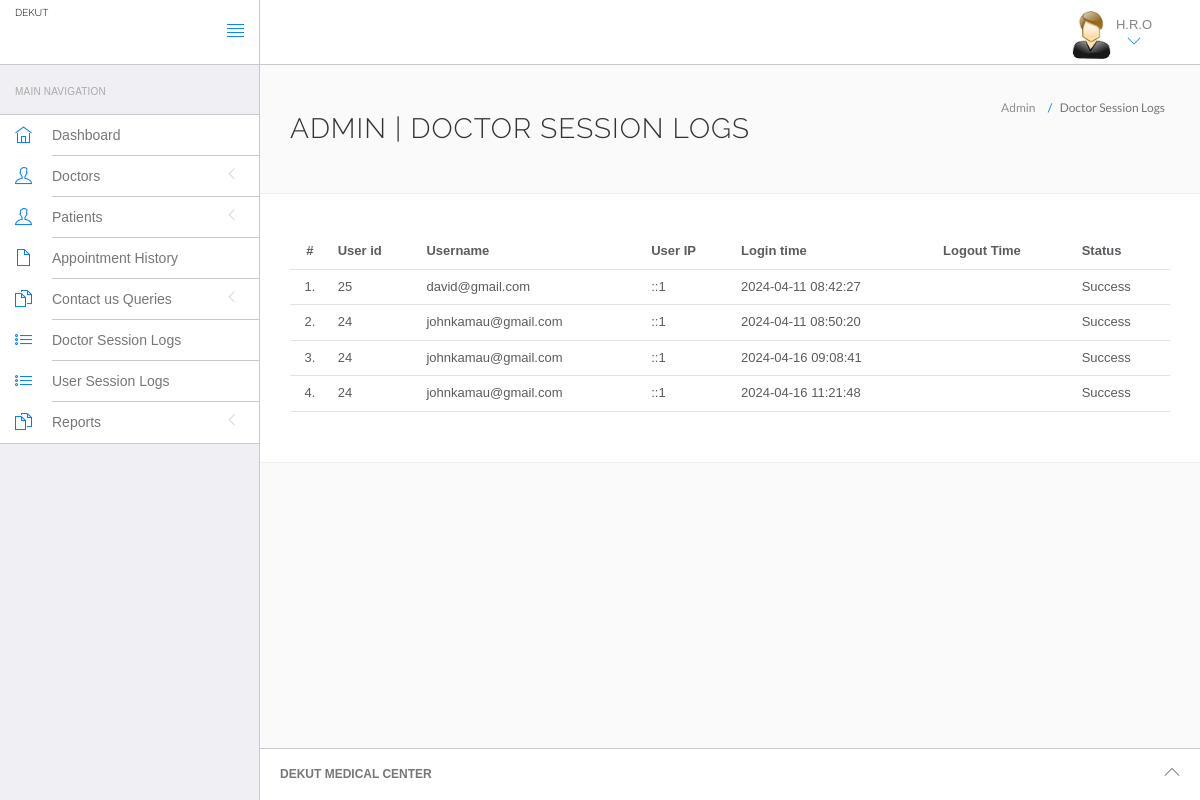
The app's page /MSC/admin/doctor-logs.php (signed in) with its own data.
### tables this page shows
CREATE TABLE `doctorslog` (
  `id` int(11) NOT NULL,
  `uid` int(11) DEFAULT NULL,
  `username` varchar(255) DEFAULT NULL,
  `userip` binary(16) DEFAULT NULL,
  `loginTime` timestamp NULL DEFAULT current_timestamp(),
  `logout` varchar(255) DEFAULT NULL,
  `status` int(11) DEFAULT NULL
);

### MSC/admin/doctor-logs.php (the view, shortened to what this page needs)
<?php
if(strlen($_SESSION['id']==0)) {
 header('location:logout.php');
  } else{
?>
<!DOCTYPE html>
<html lang="en">
	<head>
		<link rel="stylesheet" href="vendor/bootstrap/css/bootstrap.min.css">
		<link rel="stylesheet" href="vendor/fontawesome/css/font-awesome.min.css">
		<link rel="stylesheet" href="vendor/themify-icons/themify-icons.min.css">
		<link href="vendor/animate.css/animate.min.css" rel="stylesheet" media="screen">
		<link href="vendor/perfect-scrollbar/perfect-scrollbar.min.css" rel="stylesheet" media="screen">
		<link href="vendor/switchery/switchery.min.css" rel="stylesheet" media="screen">
		<link href="vendor/bootstrap-touchspin/jquery.bootstrap-touchspin.min.css" rel="stylesheet" media="screen">
		<link href="vendor/select2/select2.min.css" rel="stylesheet" media="screen">
		<link href="vendor/bootstrap-datepicker/bootstrap-datepicker3.standalone.min.css" rel="stylesheet" media="screen">
		<link href="vendor/bootstrap-timepicker/bootstrap-timepicker.min.css" rel="stylesheet" media="screen">
		<link rel="stylesheet" href="assets/css/styles.css">
		<link rel="stylesheet" href="assets/css/plugins.css">
		<link rel="stylesheet" href="assets/css/themes/theme-1.css" id="skin_color" />
	</head>
	<body>
		<div id="app">
<?php include('include/sidebar.php');?>
			<div class="app-content">
					<?php include('include/header.php');?>
				<div class="main-content" >
					<div class="wrap-content container" id="container">
						<section id="page-title">
							<div class="row">
								<div class="col-sm-8">
									<h1 class="mainTitle">Admin  | Doctor Session Logs</h1>
																	</div>
								<ol class="breadcrumb">
									<li>
										<span>Admin </span>
									</li>
									<li class="active">
										<span>Doctor Session Logs</span>
									</li>
								</ol>
							</div>
						</section>
						<div class="container-fluid container-fullw bg-white">
									<div class="row">
								<div class="col-md-12">
									<table class="table table-hover" id="sample-table-1">
										<thead>
											<tr>
												<th class="center">#</th>
												<th class="hidden-xs">User id</th>
												<th>Username</th>
												<th>User IP</th>
												<th>Login time</th>
												<th>Logout Time </th>
												<th> Status </th>
											</tr>
										</thead>
										<tbody>
<?php
$sql=mysqli_query($con,"select * from doctorslog ");
$cnt=1;
while($row=mysqli_fetch_array($sql))
{
?>
											<tr>
												<td class="center"><?php echo $cnt;?>.</td>
												<td class="hidden-xs"><?php echo $row['uid'];?></td>
												<td class="hidden-xs"><?php echo $row['username'];?></td>
												<td><?php echo $row['userip'];?></td>
												<td><?php echo $row['loginTime'];?></td>
												<td><?php echo $row['logout'];?>
												</td>
												<td>
<?php if($row['status']==1)
{
	echo "Success";
}
else
{
	echo "Failed";
}?>
</td>
											</tr>
											<?php
$cnt=$cnt+1;
											 }?>
										</tbody>
									</table>
								</div>
							</div>
								</div>
					</div>
				</div>
			</div>
	<?php include('include/footer.php');?>
		</div>
	</body>
</html>
<?php } ?>

### MSC/admin/assets/css/themes/theme-1.css (style rules this page uses)
body { background: #FAFAFA; }

### records on screen
doctorslog: uid "25", username "david@gmail.com", userip "::1", loginTime "2024-04-11 08:42:27", status "Success"
doctorslog: uid "24", username "johnkamau@gmail.com", userip "::1", loginTime "2024-04-11 08:50:20", status "Success"
doctorslog: uid "24", username "johnkamau@gmail.com", userip "::1", loginTime "2024-04-16 09:08:41", status "Success"
doctorslog: uid "24", username "johnkamau@gmail.com", userip "::1", loginTime "2024-04-16 11:21:48", status "Success"
